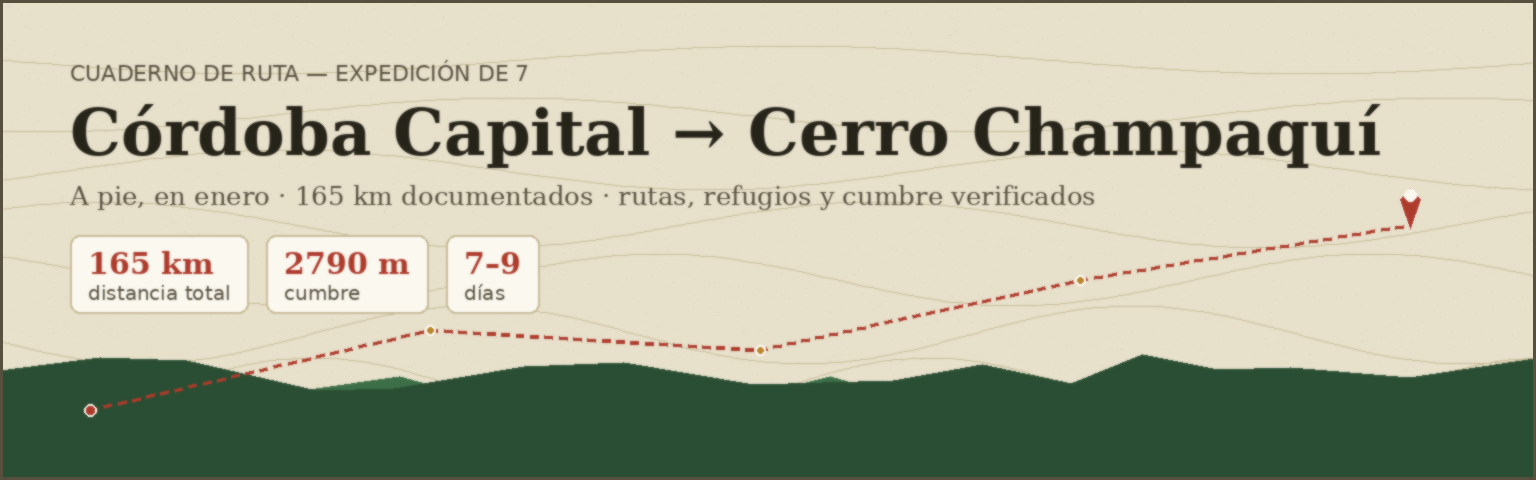

Write the Python code that produced this figure.
#!/usr/bin/env python3
"""
Banner del README para "Córdoba Capital → Cerro Champaquí, a pie".

Reusa la paleta exacta de css/style.css (cuaderno de ruta / parchment) para
que el banner se sienta parte del mismo objeto que el sitio, no un agregado.

Salida:
    docs/banner/banner.png

Requisito:
    Pillow (pip install pillow / apt install python3-pil)
"""

from __future__ import annotations

import math
import os
import random
from pathlib import Path

from PIL import Image, ImageDraw, ImageFilter, ImageFont

# ============================================================
# CONFIGURACIÓN
# ============================================================

WIDTH = 1536
HEIGHT = 480

HERE = Path(__file__).resolve().parent
OUTPUT_FILE = HERE / "banner.png"

# Paleta — copiada 1:1 de css/style.css (:root)
PAPER = (231, 224, 203)
PAPER_DARK = (219, 210, 182)
INK = (38, 35, 25)
INK_SOFT = (87, 80, 63)
PINE = (60, 110, 71)
PINE_DARK = (42, 78, 51)
CLAY = (173, 59, 44)
OCHRE = (185, 133, 42)
LINE = (199, 188, 152)
WHITE = (251, 248, 240)

FONT_CANDIDATES = {
    "serif_bold": [
        "/usr/share/fonts/truetype/dejavu/DejaVuSerif-Bold.ttf",
        "/usr/share/fonts/truetype/liberation2/LiberationSerif-Bold.ttf",
    ],
    "serif": [
        "/usr/share/fonts/truetype/dejavu/DejaVuSerif.ttf",
        "/usr/share/fonts/truetype/liberation2/LiberationSerif-Regular.ttf",
    ],
    "sans": [
        "/usr/share/fonts/truetype/dejavu/DejaVuSans.ttf",
        "/usr/share/fonts/truetype/liberation2/LiberationSans-Regular.ttf",
    ],
}


def find_font(candidates, size):
    for path in candidates:
        if os.path.isfile(path):
            return ImageFont.truetype(path, size=size)
    raise FileNotFoundError(f"Ninguna fuente disponible entre: {candidates}")


def text_w(draw, text, font):
    box = draw.textbbox((0, 0), text, font=font)
    return box[2] - box[0]


# ============================================================
# CAPAS DE FONDO
# ============================================================

def paper_texture(img: Image.Image) -> None:
    """Grano sutil de papel — ruido leve sobre el fondo parchment."""
    draw = ImageDraw.Draw(img)
    rng = random.Random(7)
    for _ in range(9000):
        x = rng.randint(0, WIDTH - 1)
        y = rng.randint(0, HEIGHT - 1)
        shade = rng.randint(-10, 10)
        base = PAPER_DARK if rng.random() < 0.5 else PAPER
        c = tuple(max(0, min(255, v + shade)) for v in base)
        draw.point((x, y), fill=c)


def contour_lines(img: Image.Image) -> None:
    """Líneas de nivel tipo mapa topográfico, muy sutiles, de fondo."""
    draw = ImageDraw.Draw(img)
    for i in range(7):
        base_y = 60 + i * 55
        amp = 14 + i * 3
        freq = 0.006 + i * 0.0007
        pts = []
        for x in range(0, WIDTH + 20, 8):
            y = base_y + amp * math.sin(x * freq + i * 1.3)
            pts.append((x, y))
        draw.line(pts, fill=LINE, width=1)


def mountain_range(img: Image.Image) -> None:
    """Silueta de sierras en dos planos (más clara atrás, oscura adelante)."""
    draw = ImageDraw.Draw(img)

    def ridge(seed, base_h, amp, jag, color):
        rng = random.Random(seed)
        pts = [(0, HEIGHT)]
        x = 0
        y = HEIGHT - base_h
        pts.append((x, y))
        while x < WIDTH + 40:
            step = rng.randint(70, 140)
            x += step
            y = HEIGHT - base_h + rng.randint(-amp, amp) - jag
            jag = max(0, jag - rng.randint(0, 30))
            pts.append((x, max(HEIGHT - base_h - amp - 40, y)))
        pts.append((WIDTH, HEIGHT))
        draw.polygon(pts, fill=color)

    ridge(1, 70, 10, 8, PAPER_DARK)   # fondo lejano, casi invisible
    ridge(2, 90, 16, 18, PINE)         # sierra media
    ridge(3, 110, 20, 30, PINE_DARK)   # sierra frontal — la más oscura


def route_and_peak(img: Image.Image) -> None:
    """Línea de ruta punteada subiendo hacia la cumbre, con pin de cumbre."""
    draw = ImageDraw.Draw(img)

    start = (90, HEIGHT - 70)
    mid1 = (430, HEIGHT - 150)
    mid2 = (760, HEIGHT - 130)
    mid3 = (1080, HEIGHT - 200)
    peak = (1410, HEIGHT - 255)

    path = [start, mid1, mid2, mid3, peak]

    # línea punteada (clay) siguiendo el camino
    for a, b in zip(path, path[1:]):
        dist = math.hypot(b[0] - a[0], b[1] - a[1])
        steps = max(2, int(dist // 14))
        for i in range(steps):
            t0 = i / steps
            t1 = (i + 0.55) / steps
            p0 = (a[0] + (b[0] - a[0]) * t0, a[1] + (b[1] - a[1]) * t0)
            p1 = (a[0] + (b[0] - a[0]) * t1, a[1] + (b[1] - a[1]) * t1)
            draw.line([p0, p1], fill=CLAY, width=4)

    # puntos de paso (círculos ocre)
    for p in path[1:-1]:
        r = 5
        draw.ellipse([p[0] - r, p[1] - r, p[0] + r, p[1] + r], fill=OCHRE, outline=WHITE, width=2)

    # marcador de inicio
    r = 6
    draw.ellipse([start[0] - r, start[1] - r, start[0] + r, start[1] + r], fill=CLAY, outline=WHITE, width=2)

    # pin de cumbre (triángulo + circulo, estilo Leaflet)
    px, py = peak
    pin_h = 34
    draw.polygon(
        [(px, py + 6), (px - 11, py - pin_h + 8), (px, py - pin_h - 4), (px + 11, py - pin_h + 8)],
        fill=CLAY, outline=WHITE,
    )
    draw.ellipse([px - 6, py - pin_h - 2, px + 6, py - pin_h + 10], fill=WHITE)


# ============================================================
# TEXTO
# ============================================================

def add_text(img: Image.Image) -> None:
    draw = ImageDraw.Draw(img)

    eyebrow_font = find_font(FONT_CANDIDATES["sans"], 22)
    title_font = find_font(FONT_CANDIDATES["serif_bold"], 64)
    subtitle_font = find_font(FONT_CANDIDATES["serif"], 26)
    stat_font = find_font(FONT_CANDIDATES["sans"], 20)

    left = 70
    top = 60

    draw.text((left, top), "CUADERNO DE RUTA — EXPEDICIÓN DE 7", font=eyebrow_font, fill=INK_SOFT)

    title = "Córdoba Capital → Cerro Champaquí"
    draw.text((left, top + 34), title, font=title_font, fill=INK)

    subtitle = "A pie, en enero · 165 km documentados · rutas, refugios y cumbre verificados"
    draw.text((left, top + 120), subtitle, font=subtitle_font, fill=INK_SOFT)

    # chips de datos clave, estilo "stat-ribbon" del sitio
    stats = [("165 km", "distancia total"), ("2790 m", "cumbre"), ("7–9", "días")]
    cx = left
    cy = top + 175
    for value, label in stats:
        vw = text_w(draw, value, title_font.font_variant(size=30))
        pad_x, pad_y = 18, 10
        box_w = max(vw, text_w(draw, label, stat_font)) + pad_x * 2
        box_h = 78
        draw.rounded_rectangle(
            [cx, cy, cx + box_w, cy + box_h], radius=10,
            fill=WHITE, outline=LINE, width=2,
        )
        vfont = find_font(FONT_CANDIDATES["serif_bold"], 30)
        draw.text((cx + pad_x, cy + 10), value, font=vfont, fill=CLAY)
        draw.text((cx + pad_x, cy + 46), label, font=stat_font, fill=INK_SOFT)
        cx += box_w + 18


# ============================================================
# MAIN
# ============================================================

def main() -> None:
    img = Image.new("RGB", (WIDTH, HEIGHT), PAPER)
    paper_texture(img)
    contour_lines(img)
    mountain_range(img)
    route_and_peak(img)
    add_text(img)

    # viñeta sutil en los bordes para dar profundidad de "cuaderno"
    img = img.filter(ImageFilter.SMOOTH_MORE)

    border = ImageDraw.Draw(img)
    border.rectangle([0, 0, WIDTH - 1, HEIGHT - 1], outline=INK_SOFT, width=3)

    OUTPUT_FILE.parent.mkdir(parents=True, exist_ok=True)
    img.save(OUTPUT_FILE, "PNG")
    print(f"Banner guardado en {OUTPUT_FILE}")


if __name__ == "__main__":
    main()
